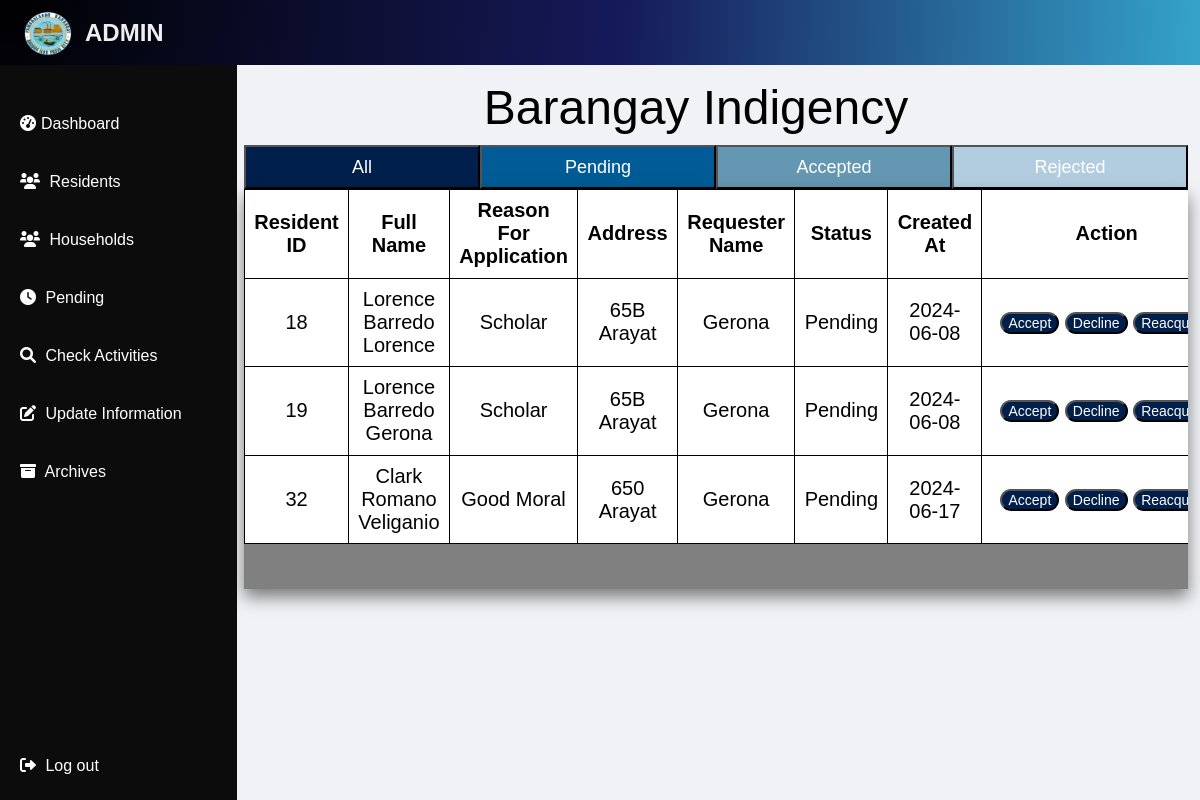
Screenshot of /indi.php with the database file from the repository.
### tables this page shows
CREATE TABLE `pending_documents` (
  `pending_document_id` int(11) NOT NULL,
  `full_name` varchar(150) DEFAULT NULL,
  `document_type` varchar(100) DEFAULT NULL,
  `address` varchar(255) DEFAULT NULL,
  `reason_for_application` varchar(255) DEFAULT NULL,
  `business_name` varchar(150) DEFAULT NULL,
  `requirement` varchar(255) DEFAULT NULL,
  `status` varchar(70) NOT NULL DEFAULT 'Pending',
  `created_at` date DEFAULT curdate(),
  `business_location` varchar(255) DEFAULT NULL,
  `email_user` varchar(255) DEFAULT NULL,
  `requester_name` varchar(255) NOT NULL
);

### indi.php (the view, shortened to what this page needs)
<?php
include'notifyindi.php';
$selectedFilter = isset($_GET['filter']) ? $_GET['filter'] : null;
$filteredQuery = "SELECT * FROM pending_documents WHERE document_type = 'Barangay Indigency'";
$filteredResult = mysqli_query($connect, $filteredQuery);
?>
<?php
require_once('connection.php');
$query = "SELECT * FROM pending_documents WHERE document_type = 'Barangay Indigency'";
$result = mysqli_query($connect, $query);
?>
<!DOCTYPE html>
<html lang="en">
<head>
    <link rel="stylesheet" href="https://cdnjs.cloudflare.com/ajax/libs/font-awesome/6.0.0-beta3/css/all.min.css">
</head>
<body>
    <div class="header">
        <div class="title">
            <img src="./assets/bgi logo.png" height="55" alt="Logo">
            <h2 class="heading">ADMIN</h2>
        </div>
    </div>
    <div class="nav">
        <div class="options">
            <a href="index.php" class="outer-a"><i class="fas fa-tachometer-alt" style="margin-right: 5px;"></i>Dashboard</a>
        </div>
        <div class="options">
            <a href="residents.php" class="outer-a"><i class="fas fa-users" style="margin-right: 5px;"></i> Residents</a>
        </div>
        <div class="options">
            <a href="household.php" class="outer-a"><i class="fas fa-users" style="margin-right: 5px;"></i> Households</a>
        </div>
        <div class="options">
            <a href="#" class="outer-a"><i class="fas fa-clock" style="margin-right: 5px;"></i> Pending</a>
        </div>
        <div class="options">
            <a href="audit.php" class="outer-a"><i class="fas fa-search" style="margin-right: 5px;"></i> Check Activities</a>
        </div>
        <div class="options">
            <a href="#" class="outer-a"><i class="fas fa-edit" style="margin-right: 5px;"></i> Update Information</a>
        </div>
        <div class="options">
            <a href="#" class="outer-a"><i class="fas fa-archive" style="margin-right: 5px;"></i> Archives</a>
        </div>
        <div class="options">
            <a href="homepage.php" class="outer-a" id="logout"><i class="fas fa-sign-out-alt" style="margin-right: 5px;"></i> Log out</a>
        </div>
    </div>
    <div class="container">
                    <div class="card-header">
                        <form  class="headingg"action="" method="GET">
                        <div id="headd">
                            <label for="title">Barangay Indigency</label>
                        </div>
                        <div class="btn-group">
                                <button type="submit"  id="al" name="filter" value="all"  <?php echo ($selectedFilter == 'all' || !$selectedFilter) ? 'custom-button' : ''; ?>">All</button>
                                <button type="submit" id="fil" name="filter" value="pending"  <?php echo ($selectedFilter == 'pending') ? 'custom-button' : ''; ?>">Pending</button>
                                <button type="submit"  id="acc" name="filter" value="accepted"  <?php echo ($selectedFilter == 'accepted') ? 'custom-button' : ''; ?>">Accepted</button>
                                <button type="submit"  id="rej" name="filter" value="rejected"  <?php echo ($selectedFilter == 'rejected') ? 'custom-button' : ''; ?>">Rejected</button>
                            </div>
                        </form>
                    </div>
                    <div class="scrollable-table">
                        <table class="table_bordered">
                            <tr>
                                <td><b>Resident ID</b></td>
                                <td><b>Full Name</b></td>
                                <td><b>Reason For Application</b></td>
                                <td><b>Address</b></td>
                                <td><b>Requester Name</b></td>
                                <td><b>Status</b></td>
                                <td><b>Created At</b></td>
                                <th><b>Action</b></th>
                            </tr>
                            <tr>
                            <?php
                                $residentsData = $selectedFilter ? $filteredResult : $result;
                                while ($row = mysqli_fetch_assoc($residentsData)) {
                                  echo "<tr>";
                            ?>
                                <td><?php echo !is_null($row['pending_document_id']) ? $row['pending_document_id'] : 'N/A'; ?></td>
                                <td><?php echo !is_null($row['full_name']) ? $row['full_name'] : 'N/A'; ?></td>
                                <td><?php echo !is_null($row['reason_for_application']) ? $row['reason_for_application'] : 'N/A'; ?></td>
                                <td><?php echo !is_null($row['address']) ? $row['address'] : 'N/A'; ?></td>
                                <td><?php echo !is_null($row['requester_name']) ? $row['requester_name'] : 'N/A'; ?></td>
                                <td><?php echo !is_null($row['status']) ? $row['status'] : 'N/A'; ?></td>
                                <td><?php echo !is_null($row['created_at']) ? $row['created_at'] : 'N/A'; ?></td>
                                <td>
                                    <form method="post" action="">
                                        <div class="btngrouped">
                                        <button id="acpt" type="submit" name="accept">Accept</button>
                                        <button id="dcl" type="submit" name="decline">Decline</button>
                                        <button id="reac" type="submit" name="reacquire">Reacquire</button>
                                        </div>
                                    </form>
                                </td>
                            </tr>
                            <?php
                                }
                            ?>
                        </table>
                    </div>
                </div>
</body>
</html>

### indi.php (style rules this page uses)
body { font-family: Arial, sans-serif; margin: 0; padding: 0; box-sizing: border-box; background-color: #f0f2f5; }
.header { position: fixed; width: 100%; height: 65px; background: radial-gradient(circle at 0% 0%, #000000, #161959, #37add1); top: 0; left: 0; z-index: 1; display: flex; justify-content: space-between; align-items: center; padding: 0 20px; }
.header .title { display: flex; align-items: center; }
.header .title img { margin-right: 10px; }
.header .heading { color: #EEEEEE; }
.outer-a { text-decoration: none; color: white; }
.nav { position: fixed; left: 0; top: 65px; display: flex; flex-direction: column; align-items: left; padding-top: 30px; justify-content: space-between; height: calc(100vh - 50px); width: 237px; background-color: #0C0C0C; z-index: 1000; }
.options { width: 92%; padding: 10px; text-align: center; font-size: 13px; }
.options:last-child { margin-top: auto; }
.outer-a { display: block; padding: 10px; color: white; text-decoration: none; font-size: 1rem; text-align: left; }
#logout { margin-bottom: 50px; }
.headingg { background-color: #f0f2f5; }
.card-header { background-color: rgba(63, 69, 79, 0.5); }
.container { width: 82%; text-align: center; margin: 0 auto; margin-top: 5rem; position: absolute; right: 1%; display: flex; justify-content: center; flex-direction: column; }
.table_bordered { border-collapse: collapse; }
.table_bordered td, th { font-size: 20px; padding: 9.3px; border: 1px solid black; color: black; background-color:white; }
.scrollable-table { height: 400px; overflow-y: auto; color: white; background-color:gray; box-shadow: 0px 8px 16px 0px rgba(0, 0, 0, 0.5); margin-left: 40px; }
.btngrouped { height: 25px; width: 230px }
.btn-group { display: flex; justify-content: center; margin-left: 40px; }
.btn-group button { flex: 1; text-align: center; height: 25px; padding: 2px 8px; color: white; font-size: 18px; margin: 0; }
td b { color: black; }
th b { color: black; }
label { color: black; }
#headd { margin-left: auto; color: black; text-align: center; margin: 0 auto; font-size: 3rem; margin-bottom: 10px; }
#al { background-color: #011f4b; padding: 20px; display: flex; align-items: center; justify-content: center; }
#fil { background-color: #005b96; padding: 20px; display: flex; align-items: center; justify-content: center; }
#acc { background-color: #6497b1; padding: 20px; display: flex; align-items: center; justify-content: center; }
#rej { background-color: #b3cde0; padding: 20px; display: flex; align-items: center; justify-content: center; }
#acpt, #dcl, #reac { border-radius: 50px; font-size: 14px; background-color: #011f4b; color: white; }

### rows the page displays
pending_documents: pending_document_id "18", full_name "Lorence Barredo Lorence", reason_for_application "Scholar", address "65B Arayat", requester_name "Gerona", status "Pending", created_at "2024-06-08"
pending_documents: pending_document_id "19", full_name "Lorence Barredo Gerona", reason_for_application "Scholar", address "65B Arayat", requester_name "Gerona", status "Pending", created_at "2024-06-08"
pending_documents: pending_document_id "32", full_name "Clark Romano Veliganio", reason_for_application "Good Moral", address "650 Arayat", requester_name "Gerona", status "Pending", created_at "2024-06-17"
